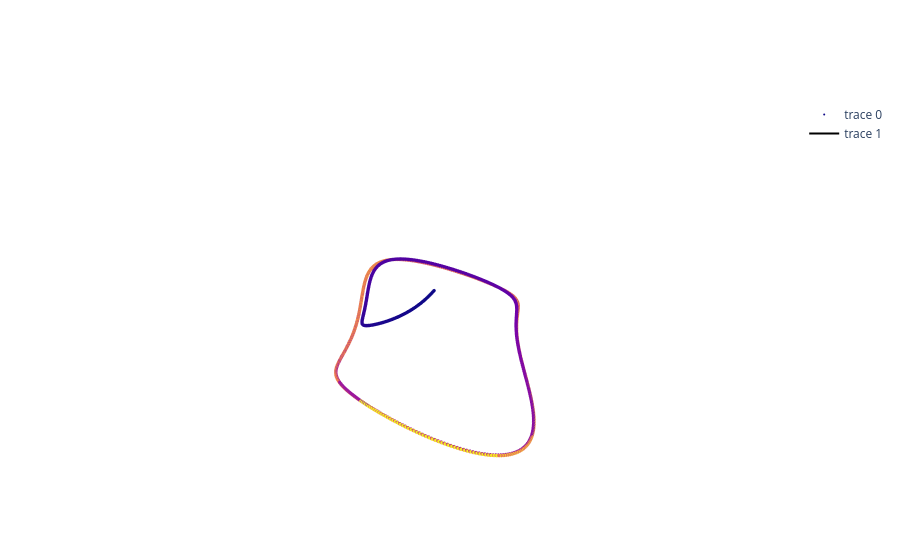

Notebook code cell kept with this figure:
### Markdown cell above
# Van der Pol

### Code cell
dt = 0.01
states_np = run_map(tf.constant([1.0, 1.0, 2.0]), van_der_pol_map, steps=2000, step_size=dt)
plot_attractors(states_np)

### Figure 1 — Plotly figure (JSON) as saved in the notebook; plotly's stock layout.template omitted (floating-point values rounded to 4 significant figures; data arrays with more than 128 entries replaced by an {"elided": "..."} marker saying what was removed)
{"data": [{"marker": {"color": {"elided": "2000 int values"}, "colorscale": [[0, "#0d0887"], [0.1111, "#46039f"], [0.2222, "#7201a8"], [0.3333, "#9c179e"], [0.4444, "#bd3786"], [0.5556, "#d8576b"], [0.6667, "#ed7953"], [0.7778, "#fb9f3a"], [0.8889, "#fdca26"], [1, "#f0f921"]], "opacity": 1, "size": 2}, "mode": "markers", "type": "scatter3d", "x": {"elided": "2000 float values"}, "y": {"elided": "2000 float values"}, "z": {"elided": "2000 float values"}}, {"line": {"color": {"elided": "2000 int values"}, "colorscale": [[0, "#0d0887"], [0.1111, "#46039f"], [0.2222, "#7201a8"], [0.3333, "#9c179e"], [0.4444, "#bd3786"], [0.5556, "#d8576b"], [0.6667, "#ed7953"], [0.7778, "#fb9f3a"], [0.8889, "#fdca26"], [1, "#f0f921"]]}, "mode": "lines", "type": "scatter3d", "x": {"elided": "2000 float values"}, "y": {"elided": "2000 float values"}, "z": {"elided": "2000 float values"}}], "layout": {"scene": {"xaxis": {"visible": false}, "yaxis": {"visible": false}, "zaxis": {"visible": false}}}}
